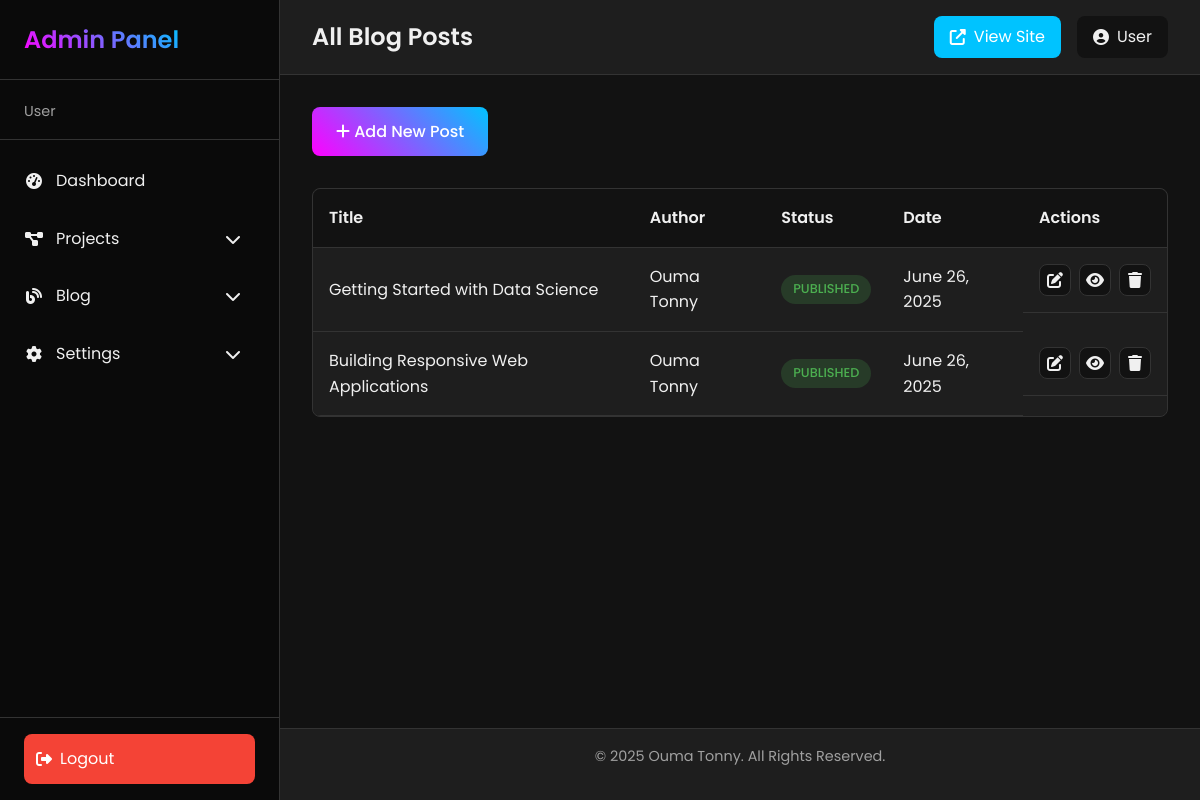
Screenshot of /admin/blog/list.php (signed in) with the database file from the repository.
### tables this page shows
CREATE TABLE IF NOT EXISTS blog_posts (
    id INT AUTO_INCREMENT PRIMARY KEY,
    title VARCHAR(100) NOT NULL,
    slug VARCHAR(100) NOT NULL UNIQUE,
    excerpt TEXT,
    content LONGTEXT,
    featured_image VARCHAR(255),
    author_id INT,
    status ENUM('draft', 'published') DEFAULT 'published',
    published_at TIMESTAMP DEFAULT CURRENT_TIMESTAMP,
    created_at TIMESTAMP DEFAULT CURRENT_TIMESTAMP,
    updated_at TIMESTAMP DEFAULT CURRENT_TIMESTAMP ON UPDATE CURRENT_TIMESTAMP,
    
    FOREIGN KEY (author_id) REFERENCES users(id) ON DELETE SET NULL,
    INDEX idx_slug (slug),
    INDEX idx_status (status),
    INDEX idx_published (published_at),
    INDEX idx_author (author_id)
);

CREATE TABLE IF NOT EXISTS users (
    id INT AUTO_INCREMENT PRIMARY KEY,
    username VARCHAR(50) NOT NULL UNIQUE,
    password_hash VARCHAR(255) NOT NULL,
    email VARCHAR(100) NOT NULL UNIQUE,
    full_name VARCHAR(100),
    last_login DATETIME,
    created_at TIMESTAMP DEFAULT CURRENT_TIMESTAMP,
    updated_at TIMESTAMP DEFAULT CURRENT_TIMESTAMP ON UPDATE CURRENT_TIMESTAMP
);

### includes/db.php (called while the page is built, shortened)
<?php
class Database {
    private $conn;
    private static $instance = null;
    private function __construct() {
        try {
            $this->conn = new PDO(
                "mysql:host=" . DB_HOST . ";dbname=" . DB_NAME,
                DB_USER,
                DB_PASS,
                array(PDO::MYSQL_ATTR_INIT_COMMAND => "SET NAMES 'utf8'")
            );
            $this->conn->setAttribute(PDO::ATTR_ERRMODE, PDO::ERRMODE_EXCEPTION);
            $this->conn->setAttribute(PDO::ATTR_DEFAULT_FETCH_MODE, PDO::FETCH_ASSOC);
        } catch(PDOException $e) {
            echo "Connection Error: " . $e->getMessage();
            exit;
        }
    }
    public static function getInstance() {
        if (self::$instance == null) {
            self::$instance = new Database();
        }
        return self::$instance;
    }
    public function query($sql, $params = []) {
        try {
            $stmt = $this->conn->prepare($sql);
            $stmt->execute();
            return $stmt;
        } catch(PDOException $e) {
            echo "Query Error: " . $e->getMessage();
            return false;
        }
    }
    public function fetchAll($sql, $params = []) {
        $stmt = $this->query($sql, $params);
        return $stmt ? $stmt->fetchAll() : false;
    }
}

### includes/functions.php (called while the page is built, shortened)
<?php
require_once 'db.php';
function formatDate($date, $format = 'F j, Y') {
    return date($format, strtotime($date));
}
function generateCSRFToken() {
    return $_SESSION['csrf_token'];
}
?>

### admin/blog/list.php (the view, shortened to what this page needs)
<?php
require_once '../../includes/functions.php';
$db = Database::getInstance();
$posts = $db->fetchAll("SELECT p.*, u.full_name as author_name
                        FROM blog_posts p
                        LEFT JOIN users u ON p.author_id = u.id
                        ORDER BY p.published_at DESC");
include '../includes/admin-header.php';
?>
<div class="admin-actions">
    <a href="/admin/blog/add.php" class="btn btn-primary">
        <i class="fas fa-plus"></i> Add New Post
    </a>
</div>
<div class="admin-table-container">
    <?php if ($posts): ?>
        <table class="admin-table">
            <thead>
                <tr>
                    <th>Title</th>
                    <th>Author</th>
                    <th>Status</th>
                    <th>Date</th>
                    <th>Actions</th>
                </tr>
            </thead>
            <tbody>
                <?php foreach ($posts as $post): ?>
                    <tr>
                        <td><?php echo $post['title']; ?></td>
                        <td><?php echo $post['author_name']; ?></td>
                        <td>
                            <span class="status-badge <?php echo $post['status']; ?>">
                                <?php echo ucfirst($post['status']); ?>
                            </span>
                        </td>
                        <td><?php echo formatDate($post['published_at']); ?></td>
                        <td class="actions">
                            <a href="/admin/blog/edit.php?id=<?php echo $post['id']; ?>" class="btn-icon" title="Edit">
                                <i class="fas fa-edit"></i>
                            </a>
                            <?php if ($post['status'] == 'published'): ?>
                                <a href="/blog/post.php?slug=<?php echo $post['slug']; ?>" class="btn-icon" title="View" target="_blank">
                                    <i class="fas fa-eye"></i>
                                </a>
                            <?php endif; ?>
                            <a href="/admin/blog/delete.php?id=<?php echo $post['id']; ?>&csrf_token=<?php echo generateCSRFToken(); ?>" class="btn-icon delete-btn" title="Delete" data-confirm="Are you sure you want to delete this blog post?">
                                <i class="fas fa-trash"></i>
                            </a>
                        </td>
                    </tr>
                <?php endforeach; ?>
            </tbody>
        </table>
    <?php else: ?>
        <div class="no-items">
            <p>No blog posts found. <a href="/admin/blog/add.php">Write your first post</a>.</p>
        </div>
    <?php endif; ?>
</div>
<?php include '../includes/admin-footer.php'; ?>

### assets/css/style.css (style rules this page uses)
:root { --primary-color: #ff00ff; --primary-hover: #e100e1; --secondary-color: #00c3ff; --secondary-hover: #00a8e0; --text-color: #f0f0f0; --text-muted: #a0a0a0; --bg-color: #121212; --bg-card: #1e1e1e; --bg-card-hover: #2a2a2a; --border-color: #333333; --success-color: #4caf50; --error-color: #f44336; --warning-color: #ff9800; --info-color: #2196f3; --font-family: "Poppins", sans-serif; --transition-speed: 0.3s; --box-shadow: 0 4px 6px rgba(0, 0, 0, 0.1); --border-radius: 8px; --container-width: 1200px; }
* { margin: 0; padding: 0; box-sizing: border-box; }
html { scroll-behavior: smooth; }
body { font-family: var(--font-family); font-size: 16px; line-height: 1.6; color: var(--text-color); background-color: var(--bg-color); overflow-x: hidden; }
a { color: var(--secondary-color); text-decoration: none; transition: color var(--transition-speed) ease; }
.btn { display: inline-block; padding: 0.75rem 1.5rem; border-radius: var(--border-radius); font-weight: 500; text-align: center; cursor: pointer; transition: all var(--transition-speed) ease; border: none; outline: none; }
.btn-primary { background: linear-gradient(45deg, var(--primary-color), var(--secondary-color)); color: #fff; }
.btn-icon { display: inline-flex; align-items: center; justify-content: center; width: 32px; height: 32px; padding: 0; border-radius: 50%; background: var(--bg-card); color: var(--text-color); transition: all var(--transition-speed) ease; border: 1px solid var(--border-color); }
.btn-icon { display: inline-flex; align-items: center; justify-content: center; width: 32px; height: 32px; padding: 0; border-radius: 50%; background: var(--bg-card); color: var(--text-color); transition: all 0.3s ease; }

### assets/css/dark-theme.css (style rules this page uses)
.dark-theme { --primary-color: #ff00ff; --primary-hover: #e100e1; --secondary-color: #00c3ff; --secondary-hover: #00a8e0; --text-color: #f0f0f0; --text-muted: #a0a0a0; --bg-color: #121212; --bg-card: #1e1e1e; --bg-card-hover: #2a2a2a; --border-color: #333333; --success-color: #4caf50; --error-color: #f44336; --warning-color: #ff9800; --info-color: #2196f3; }
table { width: 100%; border-collapse: collapse; background-color: var(--bg-card); border-radius: var(--border-radius); overflow: hidden; }
th, td { padding: 0.75rem; text-align: left; border-bottom: 1px solid var(--border-color); }
th { background-color: var(--bg-color); font-weight: 600; }
.status-badge { display: inline-block; padding: 0.25rem 0.75rem; border-radius: 20px; font-size: 0.8rem; font-weight: 500; text-transform: uppercase; }
.status-badge.published { background-color: rgba(76, 175, 80, 0.2); color: var(--success-color); }

### assets/css/admin.css (style rules this page uses)
.admin-panel { background-color: var(--bg-color); color: var(--text-color); }
.admin-table-container { background-color: var(--bg-card); border: 1px solid var(--border-color); border-radius: var(--border-radius); overflow: hidden; margin-bottom: 2rem; }
.admin-table { width: 100%; border-collapse: collapse; margin: 0; }
.admin-table th { background-color: var(--bg-color); padding: 1rem; text-align: left; font-weight: 600; border-bottom: 1px solid var(--border-color); }
.admin-table td { padding: 1rem; border-bottom: 1px solid var(--border-color); }
.admin-table .actions { display: flex; gap: 0.5rem; }
.btn-icon { display: inline-flex; align-items: center; justify-content: center; width: 32px; height: 32px; border-radius: var(--border-radius); background-color: var(--bg-color); color: var(--text-color); transition: all var(--transition-speed) ease; }
.admin-actions { display: flex; justify-content: space-between; align-items: center; margin-bottom: 2rem; }

### rows the page displays
blog_posts: title "Getting Started with Data Science", author.full_name "Ouma Tonny", status "PUBLISHED", published_at "June 26, 2025"
blog_posts: title "Building Responsive Web Applications", author.full_name "Ouma Tonny", status "PUBLISHED", published_at "June 26, 2025"

### other values shown
escapeHTML($userInfo['role'] ?? 'User') "User"
$pageTitle "All Blog Posts"
escapeHTML($userInfo['username'] ?? 'User') "User"
